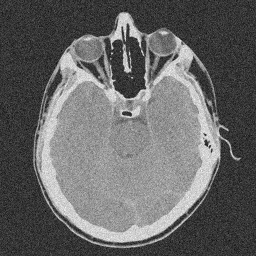
%> input picture DIP/PROJECT 07-04 Image De-Noising/noisymri.tif, 256 x 256 px
$ octave WaveletTransform.m   (GNU Octave 9; MATLAB toolbox functions it lacks are replaced by stand-ins)
%> lines starting %> are read from the running program, lines starting %| are printed output that depends on the picture; in (x1, y1, x2, y2) boxes, pixels count from 0 and x2, y2 are one past the last pixel; in counts of white or black regions, pixels touching at a corner belong together; the program's own positions count from 1
%> further down, im is the input picture: size 256x256 uint8; min 0, max 255, mean 102
### DIP/PROJECT 07-04 Image De-Noising/InterpolatePower2.m
function [SignalNew]=InterpolatePower2(Signal,scale)
%> called with scale = 1
%%
% if ndims(Signal)==2
Length=size(Signal);
%> Length = [256 256]
LenghtNew(1)=scale*(2^round(log2(Length(1))));
LenghtNew(2)=scale*(2^round(log2(Length(2))));
% [7 lines of commented-out code are left out]
SignalNew=abs(ifft2(fft2(Signal,LenghtNew(1),LenghtNew(2))));
% [5 lines of commented-out code are left out]
SignalNew=squeeze(SignalNew);
end

### DIP/PROJECT 07-04 Image De-Noising/TwoD_DWT_Haar.m
function [ImageDCT]=TwoD_DWT_Haar(Image,Scale)
%> called with Scale = 3
%%
Dimensions=size(Image);
%> Dimensions = [256 256]
for i=1:Dimensions(1)
    ImageDCT(i,:)=DWT_Haar2D(Image(i,:),Scale);
end
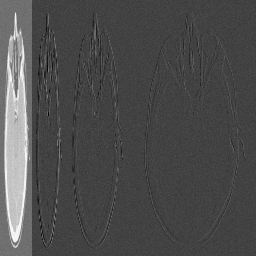
%> ImageDCT: size 256x256 double; min -219.9, max 622.6, mean 36; drawn with min black and max white
for i=1:Dimensions(2)
    ImageDCT(:,i)=DWT_Haar2D(ImageDCT(:,i),Scale);
end
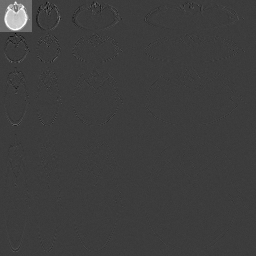
%> ImageDCT: size 256x256 double; min -521.4, max 1682, mean 12.7; drawn with min black and max white
end

### DIP/PROJECT 07-04 Image De-Noising/DWT_Haar2D.m
function [DWT_Coef]=DWT_Haar2D(TimeSeries,Scale)
%%
J=log2(length(TimeSeries));
J=min(Scale,J);
for i=1:J-1
    [Result]=SumAndDiffer(TimeSeries);
    Temp1{i}=Result(1:end/2);
    Temp2{i}=Result(end/2+1:end);
    TimeSeries=Temp1{i};
end
[Result]=SumAndDiffer(TimeSeries);
Temp2{J}=Result;
DWT_Coef=[];
for i=1:J
    DWT_Coef=[DWT_Coef,Temp2{J-(i-1)}];
end
end

### DIP/PROJECT 07-04 Image De-Noising/SumAndDiffer.m
function [Result]=SumAndDiffer(TimeSeries)
%%
Differ=zeros(1,length(TimeSeries)/2);
Summation=Differ;
index=1;
for i=1:2:length(TimeSeries)
    Differ(index)=TimeSeries(i)-TimeSeries(i+1);
    Summation(index)=TimeSeries(i)+TimeSeries(i+1);
    index=index+1;
end
Result=[Summation,Differ]/sqrt(2);
end

### DIP/PROJECT 07-04 Image De-Noising/ThresholdData.m
function [DWTImageThresholded]=ThresholdData(ImageDCT,p)
%> called with p = 0.021
%%
T1 = p*max(abs(ImageDCT(:)));
%> T1 = 35.32
idx = abs(ImageDCT) < T1;
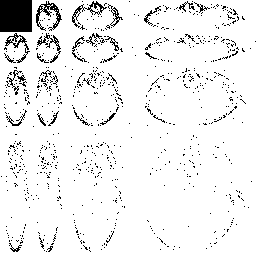
%> idx: size 256x256 logical; 93.3% white; 797 black regions (770 under 20 px), largest, box (x1, y1, x2, y2) and area: (0, 0, 32, 32) 1024, (36, 1, 62, 31) 255, (72, 1, 107, 28) 177
DWTImageThresholded=ImageDCT;
DWTImageThresholded(idx) = 0;
end

### DIP/PROJECT 07-04 Image De-Noising/Inverse_DWT_Haar.m
function [TimeSeries]=Inverse_DWT_Haar(TimeSeries,Scale)
%%
J=log2(length(TimeSeries));
Scale=min(J,Scale);
for i=J-Scale+1:J
    Temp{i}=TimeSeries(1:2^i);
    Result=Inverse_SumAndDiffer(Temp{i});
    TimeSeries(1:2^i)=Result;
end
end

### DIP/PROJECT 07-04 Image De-Noising/InverseTwoD_DWT_Haar.m
function [ImageDCT]=InverseTwoD_DWT_Haar(Image,Scale)
%> called with Scale = 3
%%
Dimensions=size(Image);
for i=1:Dimensions(2)
    ImageDCT(:,i)=Inverse_DWT_Haar(Image(:,i),Scale);
end
for i=1:Dimensions(1)
    ImageDCT(i,:)=Inverse_DWT_Haar(ImageDCT(i,:),Scale);
end
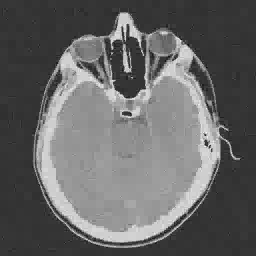
%> ImageDCT: size 256x256 double; min 7.84, max 248.6, mean 102
end

### DIP/PROJECT 07-04 Image De-Noising/WaveletTransform.m
clear all
close all
clc
%%
im=imread('noisymri.tif');
Image=double(im);
Image_Inter=InterpolatePower2(Image,1);
Scale=3;
ImageDCT=TwoD_DWT_Haar(Image_Inter,Scale);
p=0.021;
[DWTImageThresholded]=ThresholdData(ImageDCT,p);
InverseImageDCT=InverseTwoD_DWT_Haar(DWTImageThresholded,Scale);
%%
figure('units','normalized','outerposition',[0 0 1 1])
subplot(221),imagesc(Image_Inter),colormap(gray),colorbar;
title('Original image','FontSize',30)
set(gca,'FontSize',30);
subplot(222),imagesc(ImageDCT),colormap(gray),colorbar;
title('2D Haar DWT','FontSize',30)
set(gca,'FontSize',30);
subplot(223),imagesc(InverseImageDCT),colormap(gray),colorbar;
title('Inverse 2D Haar DWT','FontSize',30)
set(gca,'FontSize',30);
subplot(224),imagesc(DWTImageThresholded),colormap(gray),colorbar;
title('2D Haar DWT Thresholded','FontSize',30)
set(gca,'FontSize',30);
